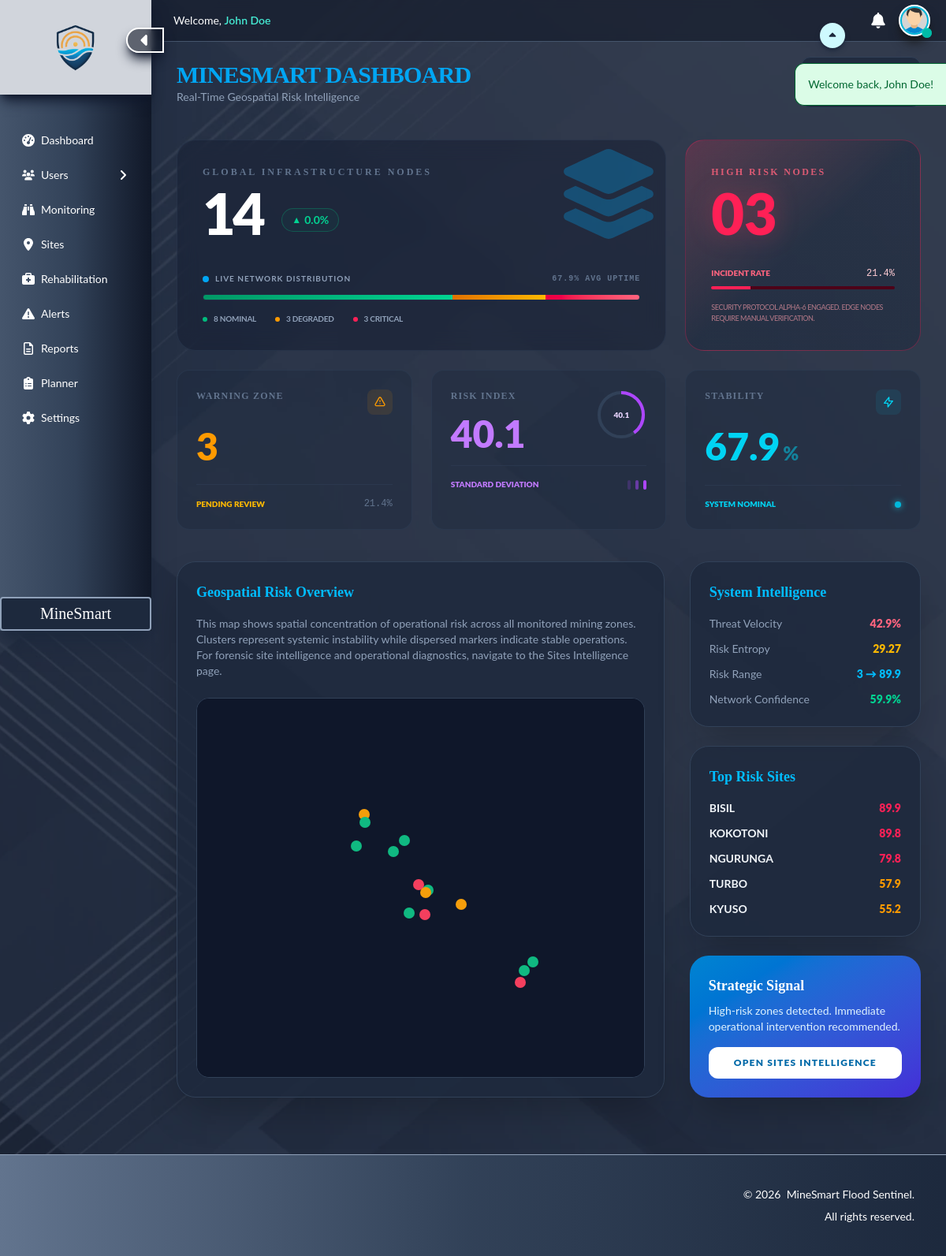
/dashboard (signed in), run on the app's committed database.
### tables this page shows
CREATE TABLE site_monitoring (
  id INT AUTO_INCREMENT PRIMARY KEY,
  site_id INT NOT NULL,
  satellite_risk_index DECIMAL(5,2) DEFAULT 0.00,
  edge_verification_index DECIMAL(5,2) DEFAULT 0.00,
  final_risk_score DECIMAL(5,2) DEFAULT 0.00,
  system_decision VARCHAR(100) DEFAULT 'Normal State',
  last_sync TIMESTAMP DEFAULT CURRENT_TIMESTAMP ON UPDATE CURRENT_TIMESTAMP,
  FOREIGN KEY (site_id) REFERENCES sites(id) ON DELETE CASCADE
);

### app/controllers/dashboard/index.php (called while the page is built, shortened)
<?php
  $stmt = $pdo->query("SELECT * FROM sites");
  $sites = $stmt->fetchAll(PDO::FETCH_ASSOC);
  $totalSites = count($sites);
  $totalSitesGrowth = 0;
  $critical = 0;
  $warning = 0;
  $normal = 0;
  $totalRisk = 0;
  $maxRisk = 0;
  $minRisk = 100;
  $riskValues = [];
  $topSites = [];
  foreach ($sites as $site) {
    $risk = getSiteRiskData($site['id'], $pdo);
    $score = $risk['final_risk_score'] ?? 0;
    $totalRisk += $score;
    $riskValues[] = $score;
    if ($score > $maxRisk) $maxRisk = $score;
    if ($score < $minRisk) $minRisk = $score;
    if ($score > 70) {
      $critical++;
    } elseif ($score > 40) {
      $warning++;
    } else {
      $normal++;
    }
    $topSites[] = [
      'name' => $site['name'],
      'score' => $score,
      'decision' => $risk['system_decision'] ?? 'Normal State'
    ];
  }
  usort($topSites, fn($a, $b) => $b['score'] <=> $a['score']);
  $topSites = array_slice($topSites, 0, 5);
  $avgRisk = $totalSites ? round($totalRisk / $totalSites, 2) : 0;
  $criticalRate = $totalSites ? round(($critical / $totalSites) * 100, 1) : 0;
  $warningRate = $totalSites ? round(($warning / $totalSites) * 100, 1) : 0;
  $normalRate = $totalSites ? round(($normal / $totalSites) * 100, 1) : 0;
  if ($totalSites > 0) {
    $variance = array_sum(array_map(fn($v) => pow($v - $avgRisk, 2), $riskValues)) / $totalSites;
    $riskEntropy = round(sqrt($variance), 2);
  }
  $stabilityIndex = round(100 - $criticalRate - ($warningRate / 2), 1);
  $stabilityIndex = max(0, min(100, $stabilityIndex));
  $threatVelocity = round((($critical + $warning) / max($totalSites, 1)) * 100, 1);
?>

### app/helpers/risk_processor.php (called while the page is built, shortened)
<?php
  function getSiteRiskData($site_id, $pdo) {
    $stmt = $pdo->prepare("SELECT * FROM site_monitoring WHERE site_id = ?");
    $stmt->execute([$site_id]);
    return $stmt->fetch(PDO::FETCH_ASSOC);
  }
?>

### app/views/dashboard/index.php (the view, shortened to what this page needs)
<?php
  require __DIR__ . '/../../helpers/online_connector.php';
  require __DIR__ . '/../../helpers/risk_processor.php';
  require __DIR__ . '/../../controllers/dashboard/index.php';
?>
<!DOCTYPE html>
<html lang="en">
<head>
  <link href="<?= ROOT_URL; ?>/assets/css/output.css" rel="stylesheet">
  <link rel="stylesheet" href="https://unpkg.com/leaflet@1.9.4/dist/leaflet.css" />
</head>
<body class="relative bg-slate-900 text-slate-100 max-w-full overflow-x-hidden">
  <?php include '../includes/sidebar.php'; ?>
  <?php require __DIR__ . '/../includes/message.php'; ?>
  <main id="mainContent" class="relative min-h-screen w-[calc(100%-12rem)] ml-auto flex flex-col overflow-hidden transition-all duration-500 ease-in-out">
    <?php include '../includes/header.php'; ?>
    <section class="overflow-y-auto p-8 flex-grow pt-18">
      <div class="flex justify-between items-center mb-10">
        <div>
          <h1 class="text-3xl font-black tracking-tight uppercase text-sky-500">MineSmart Dashboard</h1>
          <p class="text-slate-400 text-sm">Real-Time Geospatial Risk Intelligence</p>
        </div>
        <div class="bg-slate-800/80 backdrop-blur-sm p-3 rounded-xl border border-slate-700">
          <span class="text-[10px] text-slate-500 block uppercase font-bold">Network Status</span>
          <span class="text-sm font-mono text-emerald-400"><?= $totalSites ?> Active Sites</span>
        </div>
      </div>
      <div class="grid grid-cols-1 md:grid-cols-6 lg:grid-cols-6 gap-6 mb-10">
        <div class="md:col-span-4 bg-slate-900/40 p-8 rounded-3xl border border-slate-700/50 backdrop-blur-md relative overflow-hidden group">
          <div class="absolute top-1 right-2 opacity-30 group-hover:opacity-60 transition-opacity duration-700 ease-in-out">
          </div>
          <div class="relative z-10">
            <h3 class="text-slate-500 text-xs font-bold uppercase tracking-[0.25em]">Global Infrastructure Nodes</h3>
            <div class="flex items-end gap-6 mt-2">
              <p class="text-7xl font-black text-white tracking-tighter"><?= $totalSites ?></p>
              <div class="mb-3 px-3 py-1 rounded-full border <?= $totalSitesGrowth >= 0 ? 'text-emerald-400 border-emerald-500/30 bg-emerald-500/5' : 'text-rose-400 border-rose-500/30 bg-rose-500/5' ?> text-sm font-bold flex items-center gap-1">
                <span class="text-xs"><?= $totalSitesGrowth >= 0 ? '▲' : '▼' ?></span>
                <span><?= number_format(abs($totalSitesGrowth), 1) ?>%</span>
              </div>
            </div>
            <div class="mt-10">
              <div class="flex justify-between text-[10px] mb-3 font-bold tracking-widest text-slate-400">
                  <span class="flex items-center gap-2">
                    <span class="w-2 h-2 rounded-full bg-sky-500 animate-pulse"></span>
                    LIVE NETWORK DISTRIBUTION
                  </span>
                  <span class="font-mono text-slate-500"><?= $stabilityIndex ?>% AVG UPTIME</span>
              </div>
              <div class="w-full h-2 bg-slate-800/80 rounded-full overflow-hidden flex border border-slate-700/30">
                <div class="h-full bg-gradient-to-r from-emerald-600 to-emerald-400 transition-all duration-1000" style="width: <?= $normalRate ?>%"></div>
                <div class="h-full bg-gradient-to-r from-amber-600 to-amber-400 transition-all duration-1000" style="width: <?= $warningRate ?>%"></div>
                <div class="h-full bg-gradient-to-r from-rose-600 to-rose-400 transition-all duration-1000" style="width: <?= $criticalRate ?>%"></div>
              </div>
              <div class="flex gap-6 mt-4">
                <div class="flex items-center gap-2 text-[10px] text-slate-400 font-bold tracking-tight">
                  <div class="w-1.5 h-1.5 rounded-full bg-emerald-500"></div> <?= $normal ?> NOMINAL
                </div>
                <div class="flex items-center gap-2 text-[10px] text-slate-400 font-bold tracking-tight">
                  <div class="w-1.5 h-1.5 rounded-full bg-amber-500"></div> <?= $warning ?> DEGRADED
                </div>
                <div class="flex items-center gap-2 text-[10px] text-slate-400 font-bold tracking-tight">
                  <div class="w-1.5 h-1.5 rounded-full bg-rose-500"></div> <?= $critical ?> CRITICAL
                </div>
              </div>
            </div>
          </div>
        </div>
        <div class="md:col-span-2 bg-gradient-to-br from-rose-500/20 via-slate-800/50 to-slate-800/50 p-8 rounded-3xl border border-rose-500/30 backdrop-blur-md flex flex-col justify-between group cursor-help">
          <div>
            <h3 class="text-rose-400/80 text-xs font-bold uppercase tracking-[0.2em]">High Risk Nodes</h3>
            <p class="text-7xl font-black mt-2 text-rose-500 drop-shadow-[0_0_15px_rgba(244,63,94,0.3)]">
              <?= str_pad($critical, 2, '0', STR_PAD_LEFT) ?>
            </p>
          </div>
          <div class="mt-8">
            <div class="flex items-center justify-between mb-2">
              <span class="text-[10px] text-rose-400 font-black uppercase">Incident Rate</span>
              <span class="text-xs font-mono text-rose-200"><?= $criticalRate ?>%</span>
            </div>
            <div class="w-full h-1 bg-rose-950 rounded-full overflow-hidden">
              <div class="h-full bg-rose-500" style="width: <?= $criticalRate ?>%"></div>
            </div>
            <p class="mt-4 text-[9px] text-rose-300/60 leading-relaxed font-medium uppercase tracking-tighter">
              Security protocol Alpha-6 engaged. Edge nodes require manual verification.
            </p>
          </div>
        </div>
        <div class="md:col-span-2 bg-slate-800/40 p-6 rounded-2xl border border-slate-700/50 hover:border-amber-500/30 transition-colors group">
          <div class="flex justify-between items-start">
            <h3 class="text-slate-500 text-xs font-bold uppercase tracking-widest">Warning Zone</h3>
            <div class="p-2 bg-amber-500/10 rounded-lg">
              <svg class="w-4 h-4 text-amber-500" fill="none" stroke="currentColor" viewBox="0 0 24 24"><path stroke-linecap="round" stroke-linejoin="round" stroke-width="2" d="M12 9v2m0 4h.01m-6.938 4h13.856c1.54 0 2.502-1.667 1.732-3L13.732 4c-.77-1.333-2.694-1.333-3.464 0L3.34 16c-.77 1.333.192 3 1.732 3z"></path></svg>
            </div>
          </div>
          <p class="text-5xl font-black mt-4 text-amber-500"><?= $warning ?></p>
          <div class="mt-6 flex items-center justify-between border-t border-slate-700/50 pt-4">
            <div class="text-[10px] text-amber-400 font-black uppercase">Pending Review</div>
            <span class="text-xs text-slate-500 font-mono"><?= $warningRate ?>%</span>
          </div>
        </div>
        <div class="md:col-span-2 bg-slate-800/40 p-6 rounded-2xl border border-slate-700/50 hover:border-purple-500/30 transition-colors group">
          <div class="flex justify-between items-start">
            <div>
              <h3 class="text-slate-500 text-xs font-bold uppercase tracking-widest">Risk Index</h3>
              <p class="text-5xl font-black mt-4 text-purple-400"><?= $avgRisk ?></p>
            </div>
            <div class="relative w-16 h-16 flex items-center justify-center">
              <svg class="w-full h-full -rotate-90">
                <circle cx="32" cy="32" r="28" stroke="currentColor" stroke-width="4" fill="transparent" class="text-slate-700" />
                <circle cx="32" cy="32" r="28" stroke="currentColor" stroke-width="4" fill="transparent" class="text-purple-500" stroke-dasharray="175.9" stroke-dashoffset="<?= 175.9 - (175.9 * ($avgRisk / 100)) ?>" />
              </svg>
              <span class="absolute text-[10px] font-black text-purple-200"><?= $avgRisk ?></span>
            </div>
          </div>
          <div class="mt-4 flex items-center justify-between border-t border-slate-700/50 pt-4">
            <div class="text-[10px] text-purple-400 font-black uppercase">Standard Deviation</div>
            <div class="flex gap-1.5">
              <span class="w-1 h-3 bg-purple-500/20 rounded-full"></span>
              <span class="w-1 h-3 bg-purple-500/50 rounded-full"></span>
              <span class="w-1 h-3 bg-purple-500 rounded-full"></span>
            </div>
          </div>
        </div>
        <div class="md:col-span-2 bg-slate-800/40 p-6 rounded-2xl border border-slate-700/50 hover:border-cyan-500/30 transition-colors group">
          <div class="flex justify-between items-start">
            <h3 class="text-slate-500 text-xs font-bold uppercase tracking-widest">Stability</h3>
            <div class="p-2 bg-cyan-500/10 rounded-lg">
              <svg class="w-4 h-4 text-cyan-400 animate-pulse" fill="none" stroke="currentColor" viewBox="0 0 24 24"><path stroke-linecap="round" stroke-linejoin="round" stroke-width="2" d="M13 10V3L4 14h7v7l9-11h-7z"></path></svg>
            </div>
          </div>
          <p class="text-5xl font-black mt-4 text-cyan-400"><?= $stabilityIndex ?><span class="text-2xl opacity-50 ml-1">%</span></p>
          <div class="mt-6 flex items-center justify-between border-t border-slate-700/50 pt-4">
            <div class="text-[10px] text-cyan-400 font-black uppercase">System Nominal</div>
            <span class="w-2 h-2 rounded-full bg-cyan-500 shadow-[0_0_8px_rgba(34,211,238,0.8)]"></span>
          </div>
        </div>
      </div>
      <div class="grid grid-cols-1 lg:grid-cols-3 gap-8 mb-10">
        <div class="lg:col-span-2 bg-slate-800/80 rounded-3xl border border-slate-700 p-6 shadow-2xl flex flex-col">
          <h3 class="text-lg font-black mb-4 text-sky-400">Geospatial Risk Overview</h3>
          <p class="text-sm text-slate-400 mb-6">
            This map shows spatial concentration of operational risk across all monitored mining zones.
            Clusters represent systemic instability while dispersed markers indicate stable operations.
            For forensic site intelligence and operational diagnostics, navigate to the Sites Intelligence page.
          </p>
          <div class="relative flex-1 bg-slate-900 rounded-2xl border border-slate-700 overflow-hidden">
            <div id="map" class="w-full h-full"></div>
          </div>
        </div>
        <div class="space-y-6">
          <div class="bg-slate-800/80 rounded-3xl border border-slate-700 p-6 shadow-2xl">
            <h3 class="text-lg font-black mb-4 text-sky-400">System Intelligence</h3>
            <div class="space-y-3 text-sm">
              <div class="flex justify-between">
                <span class="text-slate-400">Threat Velocity</span>
                <span class="font-black text-rose-400"><?= $threatVelocity ?>%</span>
              </div>
              <div class="flex justify-between">
                <span class="text-slate-400">Risk Entropy</span>
                <span class="font-black text-amber-400"><?= $riskEntropy ?></span>
              </div>
              <div class="flex justify-between">
                <span class="text-slate-400">Risk Range</span>
                <span class="font-black text-sky-400"><?= round($minRisk, 1) ?> → <?= round($maxRisk, 1) ?></span>
              </div>
              <div class="flex justify-between">
                <span class="text-slate-400">Network Confidence</span>
                <span class="font-black text-emerald-400"><?= round(100 - $avgRisk, 1) ?>%</span>
              </div>
            </div>
          </div>
          <div class="bg-slate-800/80 rounded-3xl border border-slate-700 p-6 shadow-2xl">
            <h3 class="text-lg font-black mb-4 text-sky-400">Top Risk Sites</h3>
            <div class="space-y-3">
              <?php foreach ($topSites as $s):
                $c = $s['score'] > 70 ? 'text-rose-500' : ($s['score'] > 40 ? 'text-amber-500' : 'text-emerald-500');
              ?>
              <div class="flex justify-between items-center text-sm">
                <span class="font-bold uppercase"><?= $s['name'] ?></span>
                <span class="font-black <?= $c ?>"><?= number_format($s['score'], 1) ?></span>
              </div>
              <?php endforeach; ?>
            </div>
          </div>
          <div class="bg-gradient-to-br from-sky-600 to-indigo-700 p-6 rounded-3xl shadow-2xl">
            <h3 class="text-white font-black text-lg mb-2">Strategic Signal</h3>
            <p class="text-sky-100 text-sm mb-4">
              <?= $critical > 0 ? 'High-risk zones detected. Immediate operational intervention recommended.' : 'System operating within stable thresholds. No critical threats detected.' ?>
            </p>
            <a href="<?= ROOT_URL; ?>/sites" class="block text-center bg-white text-sky-700 font-black py-3 rounded-xl text-xs uppercase tracking-widest hover:bg-sky-50 transition-all">
              Open Sites Intelligence
            </a>
          </div>
        </div>
      </div>
    </section>
  </main>
  <?php include '../includes/footer.php'; ?>
</body>
</html>

### data on the page
site_monitoring: final_risk_score "3"
site_monitoring: final_risk_score "89.9", name "BISIL"
site_monitoring: name "KOKOTONI", final_risk_score "89.8"
site_monitoring: name "NGURUNGA", final_risk_score "79.8"
site_monitoring: name "TURBO", final_risk_score "57.9"
site_monitoring: name "KYUSO", final_risk_score "55.2"

### other printed values
$message['text'] "Welcome back, John Doe!"
$currentUser['full_name'] "John Doe"
$totalSites "14"
abs($totalSitesGrowth) "0.0"
$stabilityIndex "67.9"
$normal "8"
$warning "3"
$critical "3"
str_pad($critical, 2, '0', STR_PAD_LEFT) "03"
$criticalRate "21.4"
$warningRate "21.4"
$avgRisk "40.1"
$threatVelocity "42.9"
$riskEntropy "29.27"
100 - $avgRisk "59.9"
